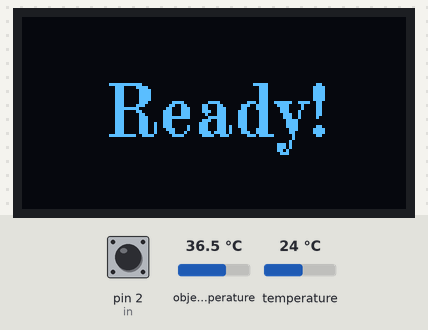
The sketch below on a simulated Arduino Uno, built with avr-gcc and run on an emulated ATmega328P. Shown: 128×64 one-colour display. Wiring (inferred from the names in the program): MLX90614 thermometer at I2C address 0x5A. Inputs (shaded band) come from the test bench; at power-on: pin 2 (in) HIGH, object temperature 36.5 °C, temperature 24 °C.

Above: at 1.3 s.
1.4 s: pin 2 (in) pulled LOW for 0.15 s
At 4.6 s:
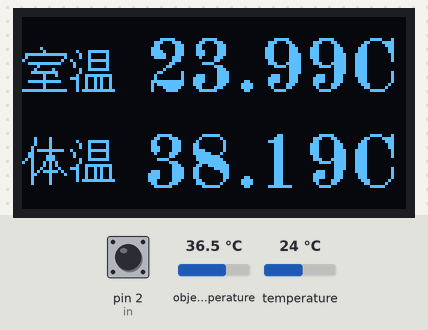
Timing chart, 0 to 6.1 s (numbered marks = the images above; inputs shaded):
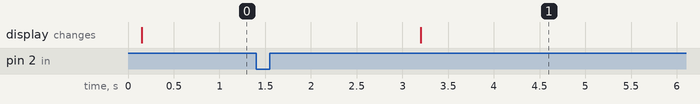

The sketch:

Thermometer_Mini.ino
```cpp
#include <Wire.h>
#include "U8glib.h"
#include "IR_Thermometer_Sensor_MLX90614.h"

IR_Thermometer_Sensor_MLX90614 MLX90614 = IR_Thermometer_Sensor_MLX90614();

//  MLX90614.GetAmbientTemp_Celsius() 环境温度 摄氏度C'
//  MLX90614.GetObjectTemp_Celsius()  目标温度 摄氏度C'
//  MLX90614.GetAmbientTemp_Fahrenheit()) 环境温度 华氏度F'
//  MLX90614.GetObjectTemp_Fahrenheit() 目标温度 华氏度F'

U8GLIB_SSD1309_128X64 u8g(13, 11, 10, 3);  // SPI Com: SCK = 13, MOSI = 11, CS = 10, A0 = 3

static const unsigned char wendu[3][32] PROGMEM={
  {0x10,0x02,0x10,0x02,0x10,0x02,0x08,0x02,0xE8,0x3F,0x0C,0x02,0x0C,0x07,0x0A,0x07,
    0x89,0x0A,0x88,0x0A,0x48,0x12,0xA8,0x2F,0x18,0x42,0x08,0x02,0x08,0x02,0x08,0x02},/*"体",0*/

  {0x40,0x00,0x80,0x00,0xFE,0x7F,0x02,0x40,0x01,0x20,0xFC,0x1F,0x20,0x00,0x10,0x04,
    0xF8,0x0F,0x80,0x08,0x80,0x00,0xFC,0x1F,0x80,0x00,0x80,0x00,0xFF,0x7F,0x00,0x00},/*"室",1*/

  {0x00,0x00,0xC4,0x1F,0x48,0x10,0x48,0x10,0xC1,0x1F,0x42,0x10,0x42,0x10,0xC8,0x1F,
    0x08,0x00,0xE4,0x3F,0x27,0x25,0x24,0x25,0x24,0x25,0x24,0x25,0xF4,0x7F,0x00,0x00}/*"温",2*/
};

int in = 2;

void setup() {
    MLX90614.begin();
    pinMode(in, INPUT_PULLUP);
    drawStart();
}

void loop() {
  if(digitalRead(in) == LOW){
    showTemperature();
    delay(2000);
  }
}

void showTemperature(){
  int times = 0;
  float ambient = 0;
  const int len = 15;
  float temps[len];
  int i = 0;
    do  {
      ambient += MLX90614.GetAmbientTemp_Celsius();
      temps[i] = MLX90614.GetObjectTemp_Celsius();
      i++;
      delay(100);
    } while (i < len);

    float max=temps[0], min=temps[0],  sum=temps[0];
    double temp;
    for(int a=1; a<len; a++)
    {
       if(temps[a]>max)
       {
          max=temps[a];
       }
       else if(temps[a]<min)
       {
          min=temps[a];
       }
       sum+=temps[a];
    }

    temp=TranslateTemp(1.0*(sum-max-min)/(len-2));
    u8g.firstPage();
    do {
      draw(ambient/len, temp);
    } while( u8g.nextPage() );
}


void drawStart(){
    u8g.firstPage();
    do {
      u8g.setFont(u8g_font_osb18r);
      u8g.setPrintPos(27, 40);
      u8g.print("Ready!");
    } while(u8g.nextPage());
}

void draw(float ambient, float temp) {
  u8g.setFont(u8g_font_osb18r);
  /*室温-汉字*/
  u8g.drawXBMP(0, 10, 16, 16, wendu[1]);
  u8g.drawXBMP(16, 10, 16, 16, wendu[2]);

  u8g.setPrintPos(34, 25);
  u8g.print(" ");
  u8g.print(ambient);
  u8g.print("C");

 /*体温-汉字*/
  u8g.drawXBMP(0, 40, 16, 16, wendu[0]);
  u8g.drawXBMP(16, 40, 16, 16, wendu[2]);

  u8g.setPrintPos(34, 57);
  u8g.print(" ");
  u8g.print(temp);
  u8g.print("C");

}

float TranslateTemp(float temp){
    if (temp < 31)
      return temp;
    else if (31 <= temp && temp < 31.2)
      return temp * 33.4 / 31;
    else if (31.2 <= temp && temp < 31.4)
      return temp * 33.6 / 31.2;
    else if (31.4 <= temp && temp < 31.6)
      return temp * 33.8 / 31.4;
    else if (31.6 <= temp && temp < 31.8)
      return temp * 34 / 31.6;
    else if (31.8 <= temp && temp < 32)
      return temp * 34.2 / 31.8;

    else if (32 <= temp && temp < 32.2)
      return temp * 34.4 / 32;
    else if (32.2 <= temp && temp < 32.4)
      return temp * 34.6 / 32.2;
    else if (32.4 <= temp && temp < 32.6)
      return temp * 34.8 / 32.4;
    else if (32.6 <= temp && temp < 32.8)
      return temp * 35 / 32.6;
    else if (32.8 <= temp && temp < 33)
      return temp * 35.1 / 32.8;

    else if (33 <= temp && temp < 33.2)
      return temp * 35.3 / 33;
    else if (33.2 <= temp && temp < 33.4)
      return temp * 35.5 / 33.2;
    else if (33.4 <= temp && temp < 33.6)
      return temp * 35.7 / 33.4;
    else if (33.6 <= temp && temp < 33.8)
      return temp * 35.9 / 33.6;
    else if (33.8 <= temp && temp < 34)
      return temp * 36 / 33.8;

    else if (34 <= temp && temp < 34.2)
      return temp * 36.1 / 34;
    else if (34.2 <= temp && temp < 34.4)
      return temp * 36.4 / 34.2;
    else if (34.4 <= temp && temp < 34.6)
      return temp * 36.5 / 34.4;
    else if (34.6 <= temp && temp < 34.8)
      return temp * 36.7 / 34.6;
    else if (34.8 <= temp && temp < 35)
      return temp * 36.9 / 34.8;

    else if (35 <= temp && temp < 35.2)
      return temp * 37 / 35;
    else if (35.2 <= temp && temp < 35.4)
      return temp * 37.2 / 35.2;
    else if (35.4 <= temp && temp < 35.6)
      return temp * 37.3 / 35.4;
    else if (35.6 <= temp && temp < 35.8)
      return temp * 37.5 / 35.6;
    else if (35.8 <= temp && temp < 36)
      return temp * 37.7 / 35.8;

    else if (36 <= temp && temp < 36.2)
      return temp * 37.8 / 36;
    else if (36.2 <= temp && temp < 36.4)
      return temp * 38 / 36.2;
    else if (36.4 <= temp && temp < 36.6)
      return temp * 38.1 / 36.4;
    else if (36.6 <= temp && temp < 36.8)
      return temp * 38.2 / 36.6;
    else if (36.8 <= temp && temp < 37)
      return temp * 38.4 / 36.8;

    else if (37 <= temp && temp < 37.2)
      return temp * 38.5 / 37;
    else if (37.2 <= temp && temp < 37.4)
      return temp * 38.7 / 37.2;
    else if (37.4 <= temp && temp < 37.6)
      return temp * 38.8 / 37.4;
    else if (37.6 <= temp && temp < 37.8)
      return temp * 38.9 / 37.6;
    else if (37.8 <= temp && temp < 38)
      return temp * 39.1 / 37.8;

    else if (38 <= temp && temp < 38.2)
      return temp * 39.2 / 38;
    else if (38.2 <= temp && temp < 38.4)
      return temp * 39.3 / 38.2;
    else if (38.4 <= temp && temp < 38.6)
      return temp * 39.5 / 38.4;
    else if (38.6 <= temp && temp < 38.8)
      return temp * 39.6 / 38.6;
    else if (38.8 <= temp && temp < 40)
      return temp * 39.7 / 38.8;

    else if (temp > 40)
      return temp;
}
```

IR_Thermometer_Sensor_MLX90614.h
```cpp
/*!
* @file IR_Thermometer_Sensor_MLX90614.h
* @brief IR_Thermometer_Sensor_MLX90614.h detailed description for IR_Thermometer_Sensor_MLX90614.cpp
*
*  IR_Thermometer_Sensor_MLX90614.h Define the device address, define the temperature register address, statement read temperature function and so on
*
* @author jackli(Jack.li@dfrobot.com)
* @version  V0.1
* @date  2016-1-16
*/
#if (ARDUINO >= 100)
 #include "Arduino.h"
#else
 #include "WProgram.h"
#endif
#include "Wire.h"


#define MLX90614_IIC_ADDR 0x5A

#define MLX90614_TA 			0x06
#define MLX90614_TOBJ1 		0x07

class IR_Thermometer_Sensor_MLX90614
{
	public:
  IR_Thermometer_Sensor_MLX90614(uint8_t Addr = MLX90614_IIC_ADDR);
  boolean begin();

  double GetObjectTemp_Celsius(void);
  double GetAmbientTemp_Celsius(void);
  double GetObjectTemp_Fahrenheit(void);
  double GetAmbientTemp_Fahrenheit(void);

 	private:
  float GetTemp(uint8_t Register);

  uint8_t DiviceAddress;
  uint16_t Get_Register(uint8_t Reg);
  void write16(uint8_t addr, uint16_t data);
};
/******************************************************************************
  Copyright (C) <2016>  <jackli>
  This program is free software: you can redistribute it and/or modify
  it under the terms of the GNU General Public License as published by
  the Free Software Foundation, either version 3 of the License, or
  (at your option) any later version.
  This program is distributed in the hope that it will be useful,
  but WITHOUT ANY WARRANTY; without even the implied warranty of
  MERCHANTABILITY or FITNESS FOR A PARTICULAR PURPOSE.  See the
  GNU General Public License for more details.
  You should have received a copy of the GNU General Public License
  along with this program.  If not, see <http://www.gnu.org/licenses/>.
  Contact: Jack.li@dfrobot.com
 ******************************************************************************/
```

Measured:
- after the input at 1.4 s, the display: changes after 1.8 s (image 1)
